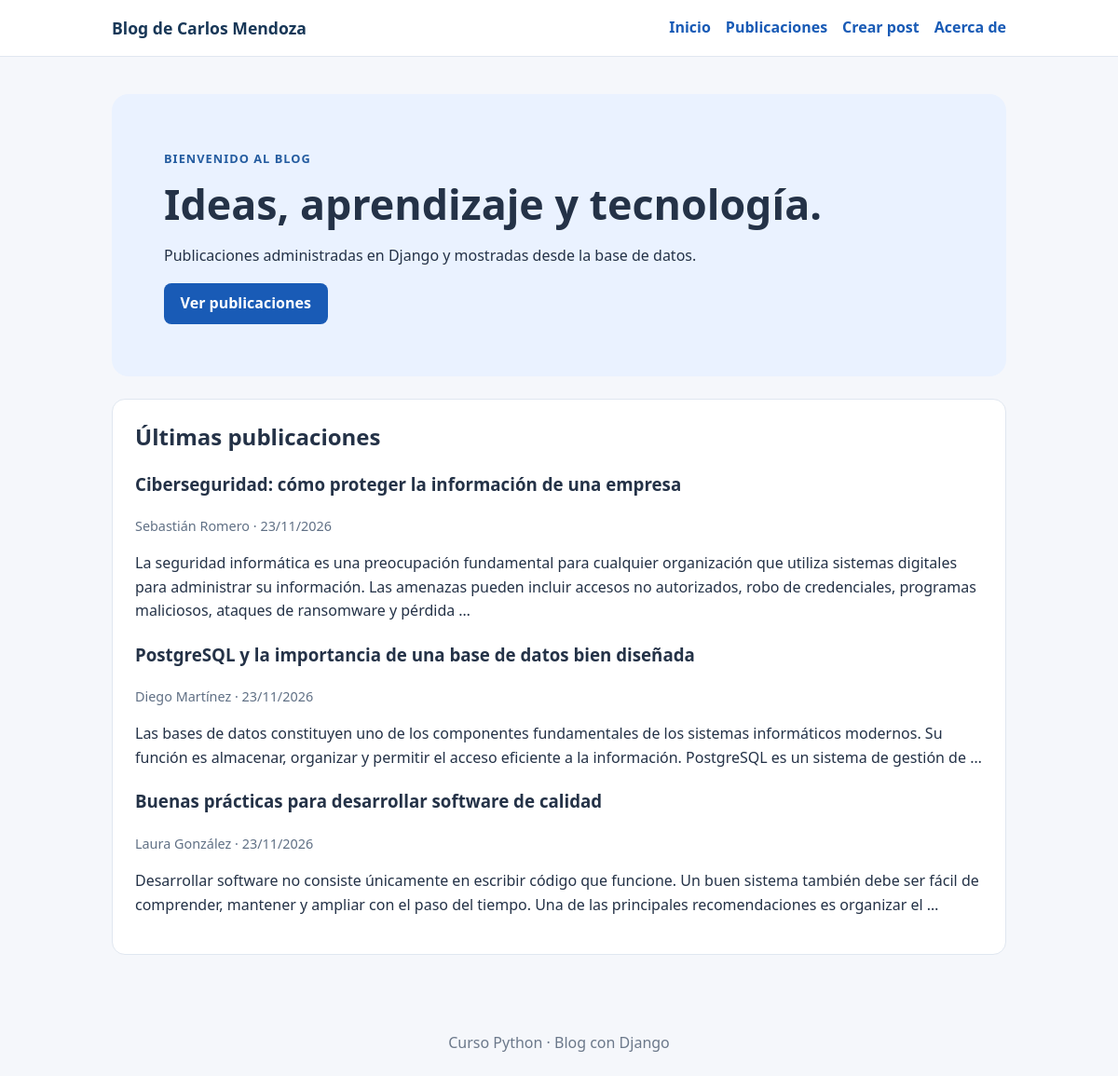
The page / on the database its author committed.
### posts/models.py (models this page shows, shortened)
class Post(models.Model):
    ESTADOS = [
        ("borrador", "Borrador"),
        ("publicado", "Publicado"),
        ("archivado", "Archivado"),
    ]
    titulo = models.CharField(max_length=200)
    contenido = models.TextField()
    autor = models.CharField(max_length=120)
    fecha_creacion = models.DateTimeField(auto_now_add=True)
    estado = models.CharField(max_length=10, choices=ESTADOS, default="borrador")
    imagen = models.ImageField(upload_to="posts/", null=True, blank=True)

### posts/views.py (the view)
# urls.py: path("", views.inicio, name="inicio"),
def inicio(request):
    ultimos_posts = Post.objects.filter(estado="publicado").order_by("-fecha_creacion")[:3]
    return render(request, "posts/inicio.html", {"ultimos_posts": ultimos_posts})

### posts/templates/posts/inicio.html (shortened to what this page needs)
{% extends 'posts/base.html' %}
{% block content %}
<section class="hero">
    <span class="etiqueta">Bienvenido al blog</span>
    <h1>Ideas, aprendizaje y tecnología.</h1>
    <p>Publicaciones administradas en Django y mostradas desde la base de datos.</p>
    <a class="boton" href="{% url 'posts:lista_posts' %}">Ver publicaciones</a>
</section>
<section class="tarjeta">
    <h2>Últimas publicaciones</h2>
    {% for post in ultimos_posts %}
        <article>
            <h3>{{ post.titulo }}</h3>
            <p class="meta">{{ post.autor }} · {{ post.fecha_creacion|date:"d/m/Y" }}</p>
            <p>{{ post.contenido|truncatewords:35 }}</p>
        </article>
    {% empty %}
        <p>Todavía no hay posts publicados. Agregalos desde <code>/admin/</code>.</p>
    {% endfor %}
</section>
{% endblock %}

### posts/static/posts/css/estilos.css (style rules this page uses)
:root { color-scheme: light; --fondo: #f5f7fb; --texto: #243247; --principal: #195bb6; --borde: #e0e7f0; }
* { box-sizing: border-box; }
body { margin: 0; font-family: system-ui, -apple-system, "Segoe UI", sans-serif; color: var(--texto); background: var(--fondo); line-height: 1.6; }
a { color: var(--principal); }
.hero { background: #eaf2ff; border-radius: 18px; padding: clamp(1.5rem, 6vw, 3.5rem); margin-bottom: 1.5rem; }
h1 { font-size: clamp(1.8rem, 5vw, 2.8rem); line-height: 1.2; margin: .6rem 0 1rem; }
h2 { line-height: 1.3; margin-top: 0; }
.etiqueta { color: #245ca0; text-transform: uppercase; font-weight: 800; letter-spacing: .08em; font-size: .8rem; }
.tarjeta { background: white; border: 1px solid var(--borde); padding: 1.5rem; margin-bottom: 1.2rem; border-radius: 14px; }
.boton { display: inline-block; background: var(--principal); color: white; padding: .6rem 1.1rem; border-radius: 8px; text-decoration: none; font: inherit; font-weight: 700; border: 0; cursor: pointer; }
.meta { color: #607085; font-size: .9rem; }

### rows shown on the page
Post: titulo "Ciberseguridad: cómo proteger la información de una empresa", autor "Sebastián Romero", fecha_creacion "23/11/2026", contenido "La seguridad informática es una preocupación fundamental para cualquier organización que utiliza sistemas digitales para administrar su información. Las amenazas pueden incluir accesos no autorizados, robo de credenciales, programas maliciosos, ataques de ransomware y pérdida …"
Post: titulo "PostgreSQL y la importancia de una base de datos bien diseñada", autor "Diego Martínez", fecha_creacion "23/11/2026", contenido "Las bases de datos constituyen uno de los componentes fundamentales de los sistemas informáticos modernos. Su función es almacenar, organizar y permitir el acceso eficiente a la información. PostgreSQL es un sistema de gestión de …"
Post: titulo "Buenas prácticas para desarrollar software de calidad", autor "Laura González", fecha_creacion "23/11/2026", contenido "Desarrollar software no consiste únicamente en escribir código que funcione. Un buen sistema también debe ser fácil de comprender, mantener y ampliar con el paso del tiempo. Una de las principales recomendaciones es organizar el …"
